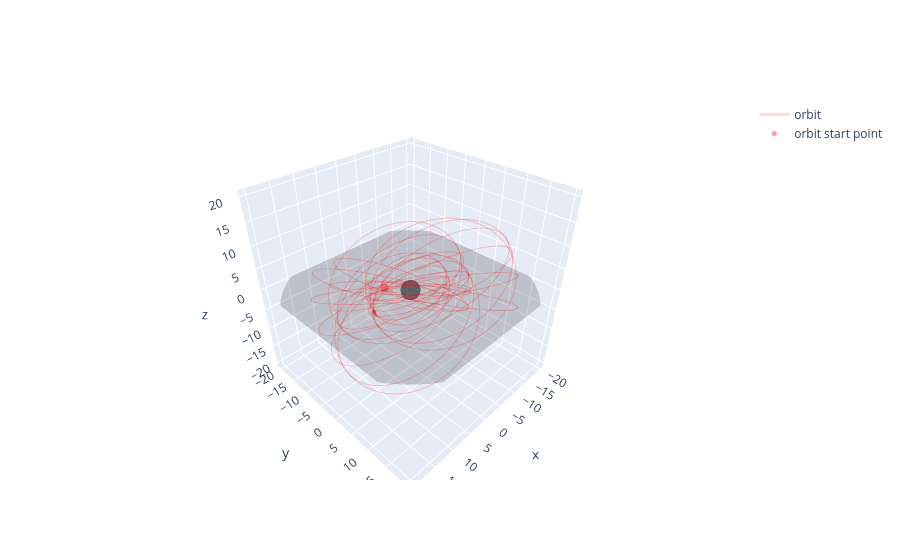

Here is the notebook cell this chart was saved with:
### Code cell
from relatipy.visualization._3D import construct_basic_path_plot
fig = construct_basic_path_plot(R_s, path)
# fig.write_html("../figures/001-tests_y_primeras_validaciones/path_3d_unstable.html")

fig.show()

### Figure 1 — Plotly figure (JSON) as saved in the notebook; plotly's stock layout.template omitted (floating-point values rounded to 4 significant figures; data arrays with more than 128 entries replaced by an {"elided": "..."} marker saying what was removed)
{"data": [{"colorscale": [[0, "black"], [1, "black"]], "opacity": 0.1, "showscale": false, "type": "surface", "x": {"elided": "50x50 float values"}, "y": {"elided": "50x50 float values"}, "z": {"elided": "50x50 float values"}}, {"colorscale": [[0, "black"], [1, "black"]], "name": "Schwarzschild radius", "opacity": 0.3, "showscale": false, "type": "surface", "x": {"elided": "50x50 float values"}, "y": {"elided": "50x50 float values"}, "z": {"elided": "50x50 float values"}}, {"line": {"color": "red", "width": 2}, "mode": "lines", "name": "orbit", "opacity": 0.2, "type": "scatter3d", "x": {"elided": "2000 float values"}, "y": {"elided": "2000 float values"}, "z": {"elided": "2000 float values"}}, {"marker": {"color": "red", "opacity": 0.4, "size": 5}, "mode": "markers", "name": "orbit start point", "type": "scatter3d", "x": [6.928], "y": [0], "z": [4]}, {"anchor": "tail", "colorscale": [[0, "red"], [1, "red"]], "name": "orbit end point", "opacity": 0.4, "showscale": false, "sizemode": "absolute", "sizeref": 1.667, "type": "cone", "u": [0.6531], "v": [2.714], "w": [-1.025], "x": [7.283], "y": [-3.085], "z": [-3.113]}], "layout": {"scene": {"aspectmode": "cube", "xaxis": {"range": [-21.23, 21.23]}, "yaxis": {"range": [-21.23, 21.23]}, "zaxis": {"range": [-21.23, 21.23]}}}}
